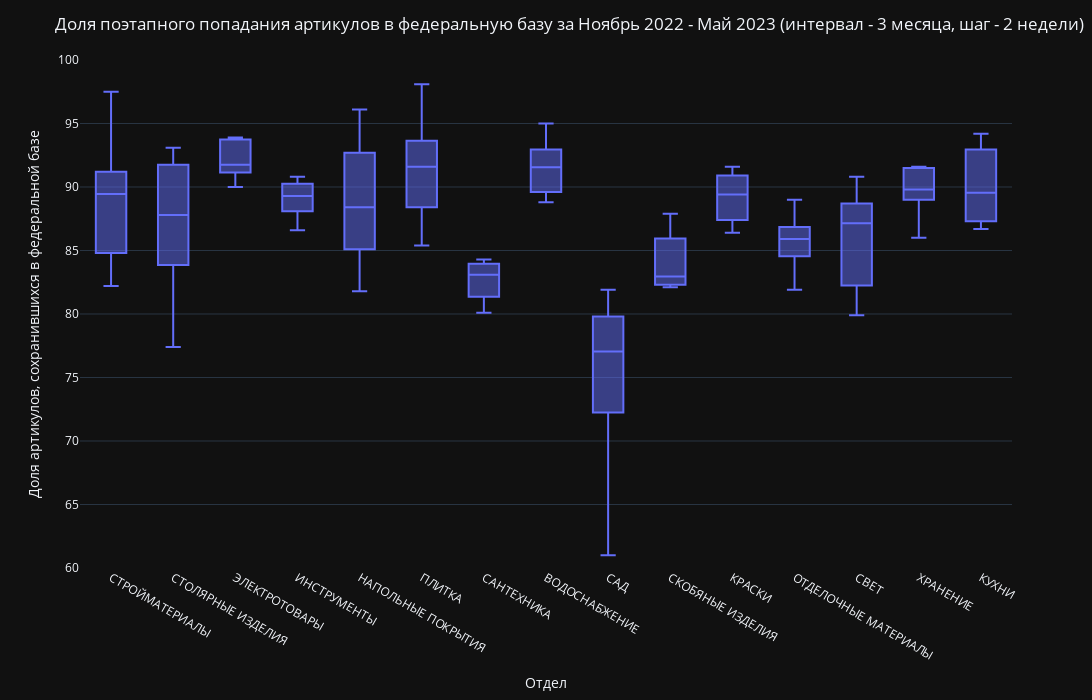

Here is the notebook cell this chart was saved with:
### Code cell
fig = px.box(fed_core_sps_intersecttion, 
             x = 'group_name', 
             y = 'perc_of_previous_in_dept',
             template = "plotly_dark",
             width = 1200, height = 700
             )

fig.update_layout(title='Доля поэтапного попадания артикулов в федеральную базу за Ноябрь 2022 - Май 2023 (интервал - 3 месяца, шаг - 2 недели)',
                  xaxis_title = 'Отдел',
                  yaxis_title = 'Доля артикулов, сохранившихся в федеральной базе',
                  yaxis_range = [60,100])

fig.show()

### Figure 1 — Plotly figure (JSON) as saved in the notebook; plotly's stock layout.template omitted (floating-point values rounded to 4 significant figures)
{"data": [{"alignmentgroup": "True", "hovertemplate": "group_name=%{x}<br>perc_of_previous_in_dept=%{y}<extra></extra>", "legendgroup": "", "marker": {"color": "#636efa"}, "name": "", "notched": false, "offsetgroup": "", "orientation": "v", "showlegend": false, "type": "box", "x": ["СТРОЙМАТЕРИАЛЫ", "СТОЛЯРНЫЕ ИЗДЕЛИЯ", "ЭЛЕКТРОТОВАРЫ", "ИНСТРУМЕНТЫ", "НАПОЛЬНЫЕ ПОКРЫТИЯ", "ПЛИТКА", "САНТЕХНИКА", "ВОДОСНАБЖЕНИЕ", "САД", "СКОБЯНЫЕ ИЗДЕЛИЯ", "КРАСКИ", "ОТДЕЛОЧНЫЕ МАТЕРИАЛЫ", "СВЕТ", "ХРАНЕНИЕ", "КУХНИ", "СТРОЙМАТЕРИАЛЫ", "СТОЛЯРНЫЕ ИЗДЕЛИЯ", "ЭЛЕКТРОТОВАРЫ", "ИНСТРУМЕНТЫ", "НАПОЛЬНЫЕ ПОКРЫТИЯ", "ПЛИТКА", "САНТЕХНИКА", "ВОДОСНАБЖЕНИЕ", "САД", "СКОБЯНЫЕ ИЗДЕЛИЯ", "КРАСКИ", "ОТДЕЛОЧНЫЕ МАТЕРИАЛЫ", "СВЕТ", "ХРАНЕНИЕ", "КУХНИ", "СТРОЙМАТЕРИАЛЫ", "СТОЛЯРНЫЕ ИЗДЕЛИЯ", "ЭЛЕКТРОТОВАРЫ", "ИНСТРУМЕНТЫ", "НАПОЛЬНЫЕ ПОКРЫТИЯ", "ПЛИТКА", "САНТЕХНИКА", "ВОДОСНАБЖЕНИЕ", "САД", "СКОБЯНЫЕ ИЗДЕЛИЯ", "КРАСКИ", "ОТДЕЛОЧНЫЕ МАТЕРИАЛЫ", "СВЕТ", "ХРАНЕНИЕ", "КУХНИ", "СТРОЙМАТЕРИАЛЫ", "СТОЛЯРНЫЕ ИЗДЕЛИЯ", "ЭЛЕКТРОТОВАРЫ", "ИНСТРУМЕНТЫ", "НАПОЛЬНЫЕ ПОКРЫТИЯ", "ПЛИТКА", "САНТЕХНИКА", "ВОДОСНАБЖЕНИЕ", "САД", "СКОБЯНЫЕ ИЗДЕЛИЯ", "КРАСКИ", "ОТДЕЛОЧНЫЕ МАТЕРИАЛЫ", "СВЕТ", "ХРАНЕНИЕ", "КУХНИ", "СТРОЙМАТЕРИАЛЫ", "СТОЛЯРНЫЕ ИЗДЕЛИЯ", "ЭЛЕКТРОТОВАРЫ", "ИНСТРУМЕНТЫ", "НАПОЛЬНЫЕ ПОКРЫТИЯ", "ПЛИТКА", "САНТЕХНИКА", "ВОДОСНАБЖЕНИЕ", "САД", "СКОБЯНЫЕ ИЗДЕЛИЯ", "КРАСКИ", "ОТДЕЛОЧНЫЕ МАТЕРИАЛЫ", "СВЕТ", "ХРАНЕНИЕ", "КУХНИ", "СТРОЙМАТЕРИАЛЫ", "СТОЛЯРНЫЕ ИЗДЕЛИЯ", "ЭЛЕКТРОТОВАРЫ", "ИНСТРУМЕНТЫ", "НАПОЛЬНЫЕ ПОКРЫТИЯ", "ПЛИТКА", "САНТЕХНИКА", "ВОДОСНАБЖЕНИЕ", "САД", "СКОБЯНЫЕ ИЗДЕЛИЯ", "КРАСКИ", "ОТДЕЛОЧНЫЕ МАТЕРИАЛЫ", "СВЕТ", "ХРАНЕНИЕ", "КУХНИ", "СТРОЙМАТЕРИАЛЫ", "СТОЛЯРНЫЕ ИЗДЕЛИЯ", "ЭЛЕКТРОТОВАРЫ", "ИНСТРУМЕНТЫ", "НАПОЛЬНЫЕ ПОКРЫТИЯ", "ПЛИТКА", "САНТЕХНИКА", "ВОДОСНАБЖЕНИЕ", "САД", "СКОБЯНЫЕ ИЗДЕЛИЯ", "КРАСКИ", "ОТДЕЛОЧНЫЕ МАТЕРИАЛЫ", "СВЕТ", "ХРАНЕНИЕ", "КУХНИ", "СТРОЙМАТЕРИАЛЫ", "СТОЛЯРНЫЕ ИЗДЕЛИЯ", "ЭЛЕКТРОТОВАРЫ", "ИНСТРУМЕНТЫ", "НАПОЛЬНЫЕ ПОКРЫТИЯ", "ПЛИТКА", "САНТЕХНИКА", "ВОДОСНАБЖЕНИЕ", "САД", "СКОБЯНЫЕ ИЗДЕЛИЯ", "КРАСКИ", "ОТДЕЛОЧНЫЕ МАТЕРИАЛЫ", "СВЕТ", "ХРАНЕНИЕ", "КУХНИ"], "x0": " ", "xaxis": "x", "y": [89.7, 92.9, 93.7, 90.5, 87.8, 92.5, 83.7, 91.3, 69.4, 87.5, 91.6, 89, 82.7, 91.6, 86.7, 91.9, 93.1, 93.8, 86.6, 89, 90.5, 80.9, 95, 78.6, 82.9, 89.7, 81.9, 89, 89.2, 92.6, 84.2, 84.4, 93.9, 90.8, 87.1, 93, 84.2, 91.8, 81.9, 87.9, 91.2, 86, 88.4, 91.6, 87.1, 85.4, 90.3, 90, 88.4, 83.1, 85.4, 83, 93.8, 75.5, 82.2, 86.4, 85.8, 79.9, 89.3, 87.7, 97.5, 85.3, 91.8, 90, 81.8, 86.3, 81.8, 89, 75.1, 84.4, 86.8, 85.3, 90.8, 86, 87.5, 89.2, 90.6, 90.8, 87.8, 90.3, 90.7, 80.1, 92.1, 61, 82.1, 89.1, 86.2, 81.8, 88.8, 94.2, 82.2, 83.3, 91.5, 89, 96.1, 94.3, 83.2, 90.2, 81, 83, 90.6, 87.5, 88.4, 90.3, 91.4, 90.5, 77.4, 91.7, 89.6, 95.1, 98.1, 84.3, 88.8, 78.6, 82.4, 88, 83.8, 85.9, 91.4, 93.3], "y0": " ", "yaxis": "y"}], "layout": {"boxmode": "group", "height": 700, "legend": {"tracegroupgap": 0}, "margin": {"t": 60}, "title": {"text": "Доля поэтапного попадания артикулов в федеральную базу за Ноябрь 2022 - Май 2023 (интервал - 3 месяца, шаг - 2 недели)"}, "width": 1200, "xaxis": {"anchor": "y", "autorange": true, "domain": [0, 1], "range": [-0.5, 14.5], "title": {"text": "Отдел"}, "type": "category"}, "yaxis": {"anchor": "x", "domain": [0, 1], "range": [60, 100], "title": {"text": "Доля артикулов, сохранившихся в федеральной базе"}, "type": "linear"}}}
